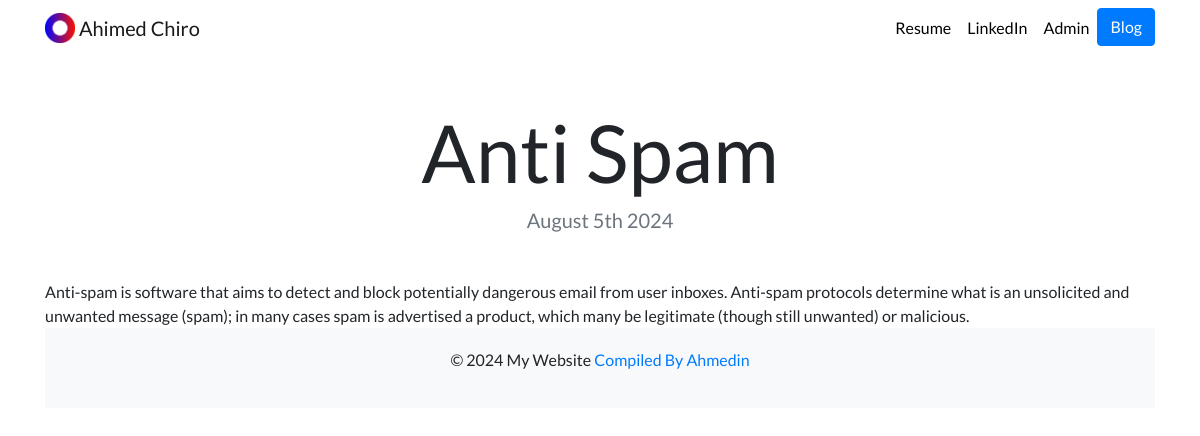
Page /blog/1/ on the committed database.
### blog/models.py (models this page shows, shortened)
class Blog(models.Model):
    title = models.CharField(max_length=200)
    description = models.TextField()
    date = models.DateField()

### blog/views.py (the view)
# urls.py: path('<int:blog_id>/', views.detail, name='detail')
def detail(request,blog_id):
    blog =get_object_or_404(Blog,pk=blog_id)
    return render(request,'blog/detail.html',{'blog':blog})

### blog/templates/blog/detail.html (shortened to what this page needs)
{% extends "portfolio/base.html" %}
{% load static %}
{% block content %}
<h1 class="text-center mt-5" id="blogdetailtitle">{{ blog.title }}</h1>
<h5 class="text-center text-muted mb-5">{{ blog.date|date:'F jS Y' }}</h5>
{{ blog.description|safe }}
{% endblock %}

### portfolio/static/portfolio/custom.css (style rules this page uses)
body { font-family: 'Lato', sans-serif; }
@media (min-width: 992px) { #blogdetailtitle { font-size: 5rem; } }

### rows in the picture
Blog: title "Anti Spam", date "August 5th 2024", description "Anti-spam is software that aims to detect and block potentially dangerous email from user inboxes. Anti-spam protocols determine what is an unsolicited and unwanted message (spam); in many cases spam is advertised a product, which many be legitimate (though still unwanted) or malicious."
